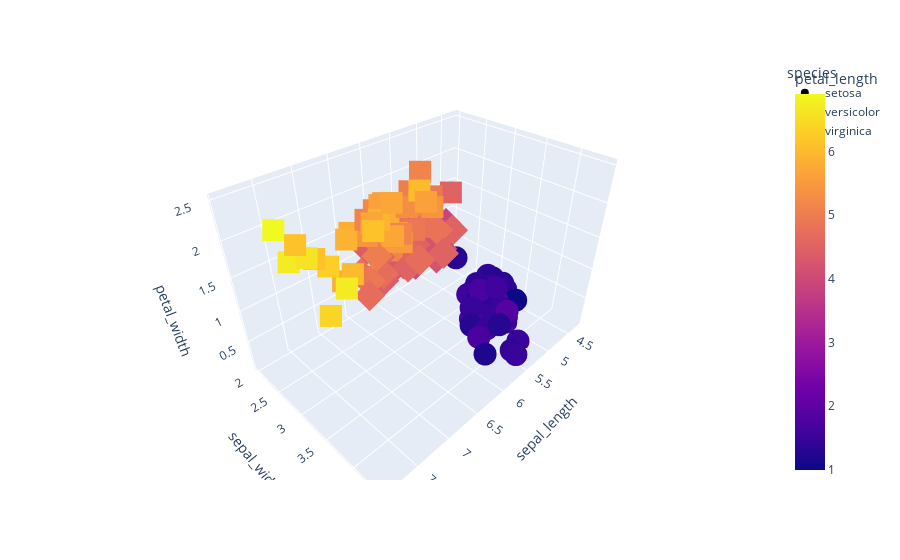

Notebook code for this chart:
### Code cell
fig = px.scatter_3d(iris,x='sepal_length', y='sepal_width', z='petal_width',
                    color='petal_length', symbol='species')
fig.show()

### Figure 1 — Plotly figure (JSON) as saved in the notebook; plotly's stock layout.template omitted (floating-point values rounded to 4 significant figures)
{"data": [{"hovertemplate": "species=setosa<br>sepal_length=%{x}<br>sepal_width=%{y}<br>petal_width=%{z}<br>petal_length=%{marker.color}<extra></extra>", "legendgroup": "setosa", "marker": {"color": [1.4, 1.4, 1.3, 1.5, 1.4, 1.7, 1.4, 1.5, 1.4, 1.5, 1.5, 1.6, 1.4, 1.1, 1.2, 1.5, 1.3, 1.4, 1.7, 1.5, 1.7, 1.5, 1, 1.7, 1.9, 1.6, 1.6, 1.5, 1.4, 1.6, 1.6, 1.5, 1.5, 1.4, 1.5, 1.2, 1.3, 1.4, 1.3, 1.5, 1.3, 1.3, 1.3, 1.6, 1.9, 1.4, 1.6, 1.4, 1.5, 1.4], "coloraxis": "coloraxis", "symbol": "circle"}, "mode": "markers", "name": "setosa", "scene": "scene", "showlegend": true, "type": "scatter3d", "x": [5.1, 4.9, 4.7, 4.6, 5, 5.4, 4.6, 5, 4.4, 4.9, 5.4, 4.8, 4.8, 4.3, 5.8, 5.7, 5.4, 5.1, 5.7, 5.1, 5.4, 5.1, 4.6, 5.1, 4.8, 5, 5, 5.2, 5.2, 4.7, 4.8, 5.4, 5.2, 5.5, 4.9, 5, 5.5, 4.9, 4.4, 5.1, 5, 4.5, 4.4, 5, 5.1, 4.8, 5.1, 4.6, 5.3, 5], "y": [3.5, 3, 3.2, 3.1, 3.6, 3.9, 3.4, 3.4, 2.9, 3.1, 3.7, 3.4, 3, 3, 4, 4.4, 3.9, 3.5, 3.8, 3.8, 3.4, 3.7, 3.6, 3.3, 3.4, 3, 3.4, 3.5, 3.4, 3.2, 3.1, 3.4, 4.1, 4.2, 3.1, 3.2, 3.5, 3.6, 3, 3.4, 3.5, 2.3, 3.2, 3.5, 3.8, 3, 3.8, 3.2, 3.7, 3.3], "z": [0.2, 0.2, 0.2, 0.2, 0.2, 0.4, 0.3, 0.2, 0.2, 0.1, 0.2, 0.2, 0.1, 0.1, 0.2, 0.4, 0.4, 0.3, 0.3, 0.3, 0.2, 0.4, 0.2, 0.5, 0.2, 0.2, 0.4, 0.2, 0.2, 0.2, 0.2, 0.4, 0.1, 0.2, 0.2, 0.2, 0.2, 0.1, 0.2, 0.2, 0.3, 0.3, 0.2, 0.6, 0.4, 0.3, 0.2, 0.2, 0.2, 0.2]}, {"hovertemplate": "species=versicolor<br>sepal_length=%{x}<br>sepal_width=%{y}<br>petal_width=%{z}<br>petal_length=%{marker.color}<extra></extra>", "legendgroup": "versicolor", "marker": {"color": [4.7, 4.5, 4.9, 4, 4.6, 4.5, 4.7, 3.3, 4.6, 3.9, 3.5, 4.2, 4, 4.7, 3.6, 4.4, 4.5, 4.1, 4.5, 3.9, 4.8, 4, 4.9, 4.7, 4.3, 4.4, 4.8, 5, 4.5, 3.5, 3.8, 3.7, 3.9, 5.1, 4.5, 4.5, 4.7, 4.4, 4.1, 4, 4.4, 4.6, 4, 3.3, 4.2, 4.2, 4.2, 4.3, 3, 4.1], "coloraxis": "coloraxis", "symbol": "diamond"}, "mode": "markers", "name": "versicolor", "scene": "scene", "showlegend": true, "type": "scatter3d", "x": [7, 6.4, 6.9, 5.5, 6.5, 5.7, 6.3, 4.9, 6.6, 5.2, 5, 5.9, 6, 6.1, 5.6, 6.7, 5.6, 5.8, 6.2, 5.6, 5.9, 6.1, 6.3, 6.1, 6.4, 6.6, 6.8, 6.7, 6, 5.7, 5.5, 5.5, 5.8, 6, 5.4, 6, 6.7, 6.3, 5.6, 5.5, 5.5, 6.1, 5.8, 5, 5.6, 5.7, 5.7, 6.2, 5.1, 5.7], "y": [3.2, 3.2, 3.1, 2.3, 2.8, 2.8, 3.3, 2.4, 2.9, 2.7, 2, 3, 2.2, 2.9, 2.9, 3.1, 3, 2.7, 2.2, 2.5, 3.2, 2.8, 2.5, 2.8, 2.9, 3, 2.8, 3, 2.9, 2.6, 2.4, 2.4, 2.7, 2.7, 3, 3.4, 3.1, 2.3, 3, 2.5, 2.6, 3, 2.6, 2.3, 2.7, 3, 2.9, 2.9, 2.5, 2.8], "z": [1.4, 1.5, 1.5, 1.3, 1.5, 1.3, 1.6, 1, 1.3, 1.4, 1, 1.5, 1, 1.4, 1.3, 1.4, 1.5, 1, 1.5, 1.1, 1.8, 1.3, 1.5, 1.2, 1.3, 1.4, 1.4, 1.7, 1.5, 1, 1.1, 1, 1.2, 1.6, 1.5, 1.6, 1.5, 1.3, 1.3, 1.3, 1.2, 1.4, 1.2, 1, 1.3, 1.2, 1.3, 1.3, 1.1, 1.3]}, {"hovertemplate": "species=virginica<br>sepal_length=%{x}<br>sepal_width=%{y}<br>petal_width=%{z}<br>petal_length=%{marker.color}<extra></extra>", "legendgroup": "virginica", "marker": {"color": [6, 5.1, 5.9, 5.6, 5.8, 6.6, 4.5, 6.3, 5.8, 6.1, 5.1, 5.3, 5.5, 5, 5.1, 5.3, 5.5, 6.7, 6.9, 5, 5.7, 4.9, 6.7, 4.9, 5.7, 6, 4.8, 4.9, 5.6, 5.8, 6.1, 6.4, 5.6, 5.1, 5.6, 6.1, 5.6, 5.5, 4.8, 5.4, 5.6, 5.1, 5.1, 5.9, 5.7, 5.2, 5, 5.2, 5.4, 5.1], "coloraxis": "coloraxis", "symbol": "square"}, "mode": "markers", "name": "virginica", "scene": "scene", "showlegend": true, "type": "scatter3d", "x": [6.3, 5.8, 7.1, 6.3, 6.5, 7.6, 4.9, 7.3, 6.7, 7.2, 6.5, 6.4, 6.8, 5.7, 5.8, 6.4, 6.5, 7.7, 7.7, 6, 6.9, 5.6, 7.7, 6.3, 6.7, 7.2, 6.2, 6.1, 6.4, 7.2, 7.4, 7.9, 6.4, 6.3, 6.1, 7.7, 6.3, 6.4, 6, 6.9, 6.7, 6.9, 5.8, 6.8, 6.7, 6.7, 6.3, 6.5, 6.2, 5.9], "y": [3.3, 2.7, 3, 2.9, 3, 3, 2.5, 2.9, 2.5, 3.6, 3.2, 2.7, 3, 2.5, 2.8, 3.2, 3, 3.8, 2.6, 2.2, 3.2, 2.8, 2.8, 2.7, 3.3, 3.2, 2.8, 3, 2.8, 3, 2.8, 3.8, 2.8, 2.8, 2.6, 3, 3.4, 3.1, 3, 3.1, 3.1, 3.1, 2.7, 3.2, 3.3, 3, 2.5, 3, 3.4, 3], "z": [2.5, 1.9, 2.1, 1.8, 2.2, 2.1, 1.7, 1.8, 1.8, 2.5, 2, 1.9, 2.1, 2, 2.4, 2.3, 1.8, 2.2, 2.3, 1.5, 2.3, 2, 2, 1.8, 2.1, 1.8, 1.8, 1.8, 2.1, 1.6, 1.9, 2, 2.2, 1.5, 1.4, 2.3, 2.4, 1.8, 1.8, 2.1, 2.4, 2.3, 1.9, 2.3, 2.5, 2.3, 1.9, 2, 2.3, 1.8]}], "layout": {"coloraxis": {"colorbar": {"title": {"text": "petal_length"}}, "colorscale": [[0, "#0d0887"], [0.1111, "#46039f"], [0.2222, "#7201a8"], [0.3333, "#9c179e"], [0.4444, "#bd3786"], [0.5556, "#d8576b"], [0.6667, "#ed7953"], [0.7778, "#fb9f3a"], [0.8889, "#fdca26"], [1, "#f0f921"]]}, "legend": {"title": {"text": "species"}, "tracegroupgap": 0}, "margin": {"t": 60}, "scene": {"domain": {"x": [0, 1], "y": [0, 1]}, "xaxis": {"title": {"text": "sepal_length"}}, "yaxis": {"title": {"text": "sepal_width"}}, "zaxis": {"title": {"text": "petal_width"}}}}}
